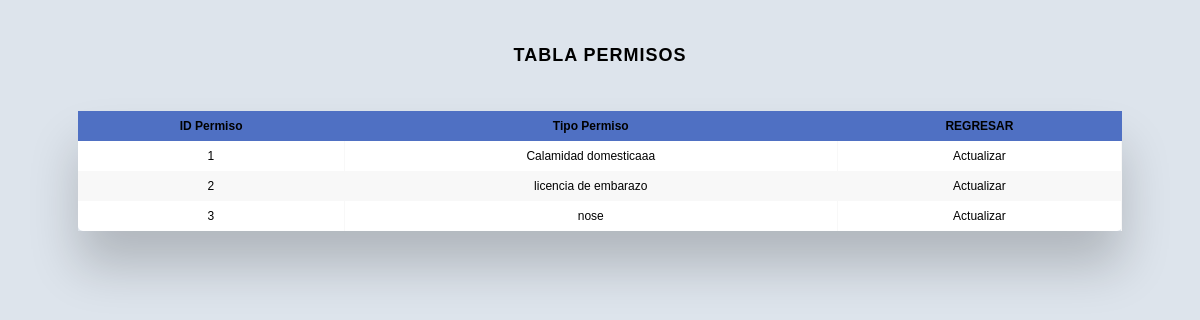
The app's page /admin/tabla_permisos.php (signed in) with its own data.
### tables this page shows
CREATE TABLE `tipo_permiso` (
  `id_tipo_permiso` int(10) NOT NULL,
  `tipo_permiso` varchar(50) DEFAULT NULL
);

### admin/tabla_permisos.php (the view, shortened to what this page needs)
<?php
$db = new Database();
$con = $db->conectar();
?>
<!DOCTYPE html>
<html lang="en">
<head>
    <link rel="stylesheet" href="css/tablas.css">
</head>
<body>
    <h2>Tabla Permisos</h2>
    <div class="table-wrapper">
        <table class="fl-table">
            <thead>
                <tr>
                    <th>ID Permiso</th>
                    <th>Tipo Permiso</th>
                    <th>
                        <a href="admin.php">REGRESAR</a>
                    </th>
                </tr>
            </thead>
            <tbody>
            <?php
                $query = $con->prepare("SELECT * FROM tipo_permiso");
                $query->execute();
                $resultados = $query->fetchAll(PDO::FETCH_ASSOC);
                foreach($resultados as $fila){
            ?>
            <tr>
                <td><?php echo $fila['id_tipo_permiso'] ?></td>
                <td><?php echo $fila['tipo_permiso'] ?></td>
                <td>
                    <a href='update_tipo_permiso.php?id=<?php echo $fila['id_tipo_permiso'] ?>' class='btn' onclick="window.open('update_tipo_permiso.php?id=<?php echo $fila['id_tipo_permiso'] ?>','','width=500,height=500,toolbar=NO'); return false;">Actualizar</a>
                </td>
            </tr>
            <?php
                }
            ?>
            </tbody>
        </table>
    </div>
</body>
</html>

### admin/css/tablas.css (style rules this page uses)
* { box-sizing: border-box; -webkit-box-sizing: border-box; -moz-box-sizing: border-box; }
body { font-family: Helvetica; -webkit-font-smoothing: antialiased; background: rgb(221, 228, 236); }
h2 { text-align: center; font-size: 18px; text-transform: uppercase; letter-spacing: 1px; color: rgb(0, 0, 0); padding: 30px 0; }
.table-wrapper { margin: 10px 70px 70px; box-shadow: 0px 35px 50px rgba( 0, 0, 0, 0.2 ); }
.fl-table { border-radius: 5px; font-size: 12px; font-weight: normal; border: none; border-collapse: collapse; width: 100%; max-width: 100%; white-space: nowrap; background-color: white; }
.fl-table td, .fl-table th { text-align: center; padding: 8px; }
.fl-table td { border-right: 1px solid #f8f8f8; font-size: 12px; }
.fl-table thead th { color: #000000; background: #4f70c3; }
.fl-table thead th:nth-child(odd) { color: #000000; background: #4f70c3; }
.fl-table tr:nth-child(even) { background: #F8F8F8; }
a { text-decoration: none; color: #000000; }

### records on screen
tipo_permiso: id_tipo_permiso "1", tipo_permiso "Calamidad domesticaaa"
tipo_permiso: id_tipo_permiso "2", tipo_permiso "licencia de embarazo"
tipo_permiso: id_tipo_permiso "3", tipo_permiso "nose"
